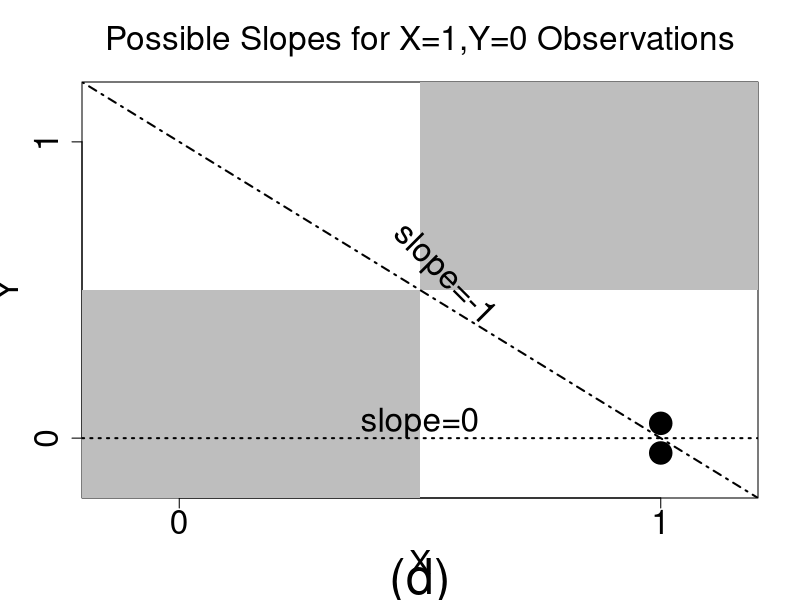
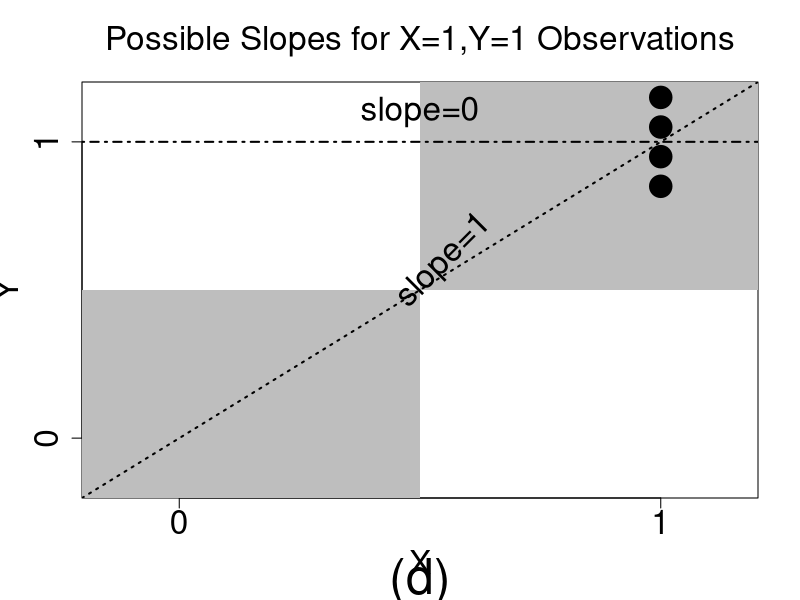
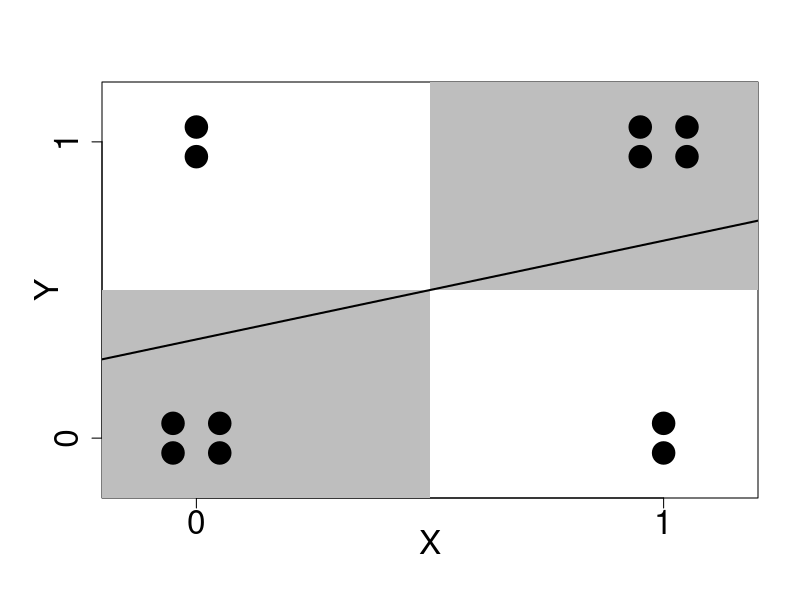
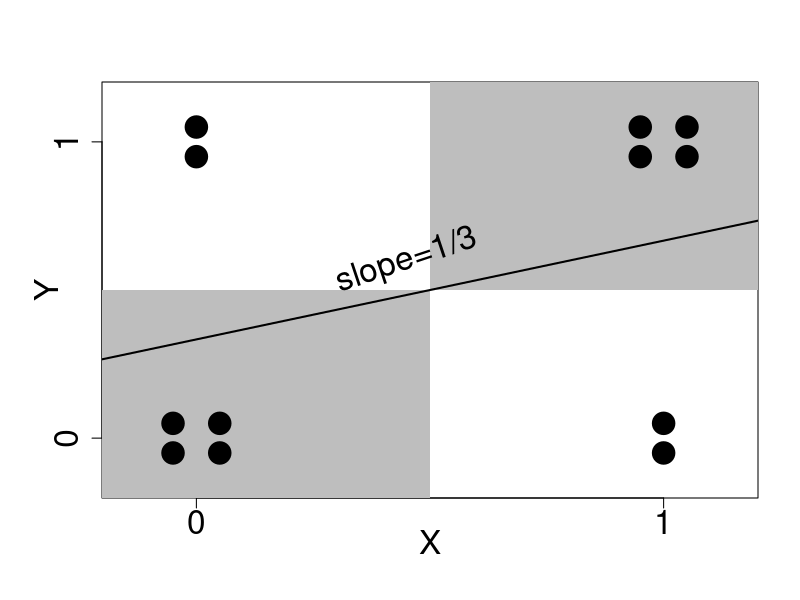
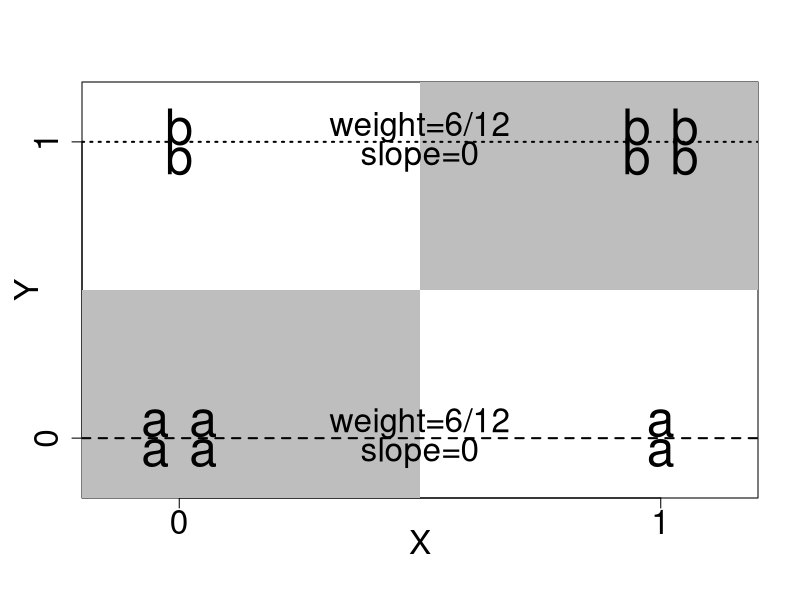
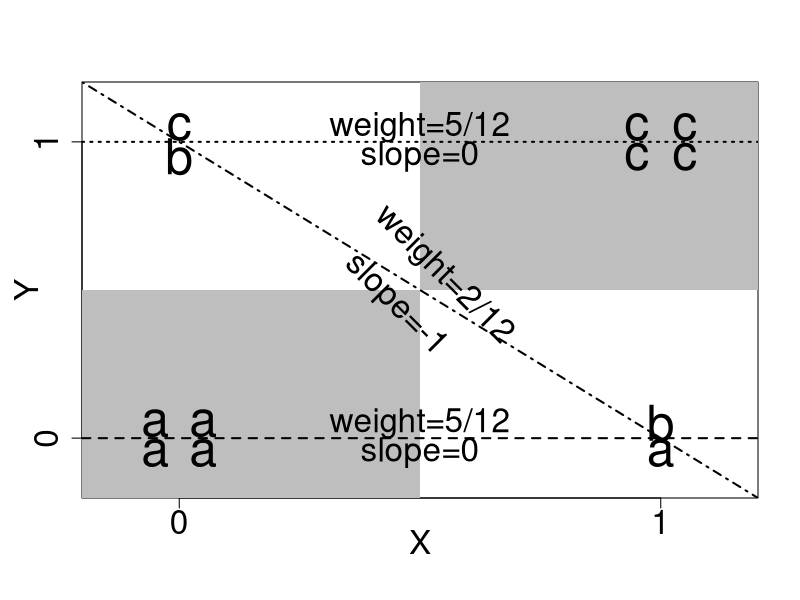
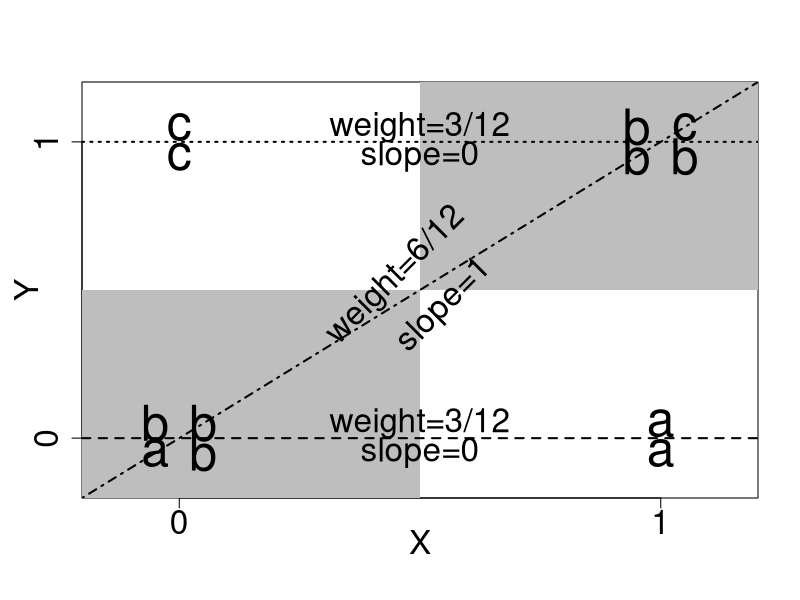
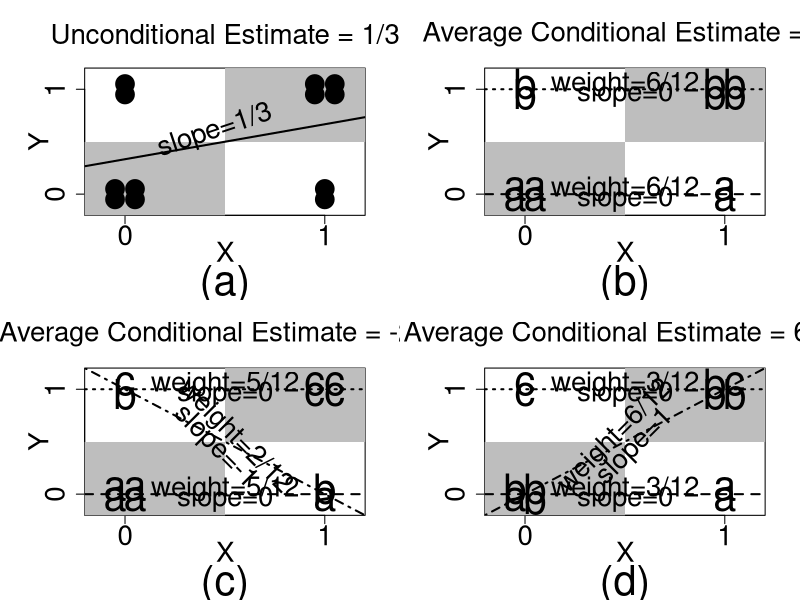

Recreate these plots in R, in order.
### Figures ###

x <- c(-.05,.05,-.05,.05,rep(0,2),rep(1,2),.95,.95,1.05,1.05)
#w <- c(rep(0,7),rep(1,3),rep(0,2),rep(1,3))
y <- c(-.05,-.05,.05,.05,.95,1.05,-.05,.05,.95,1.05,.95,1.05)


pdf("BoundRegMatchPosA.pdf", width=12, height=12, version="1.4", bg="white", pointsize=11,
    family="Times")

par(mar=c(5,5,4,2)+.1)
plot(x,y,type="n",xlab="",ylab="",xlim=c(-.15,1.15),ylim=c(-.15,1.15),cex.sub=3,cex.main=2,cex.lab=2, xaxt="n", yaxt="n")
axis(side=1,at=c(0,1),cex.axis=2)
axis(side=2,at=c(0,1),cex.axis=2)
title(xlab="X",line=2,cex.lab=2)
title(ylab="Y",line=2,cex.lab=2)
polygon(x=c(-1,.5,.5,-1),y=c(-1,-1,.5,.5),border=NA,col="gray")
polygon(x=c(.5,2,2,.5),y=c(.5,.5,2,2),border=NA,col="gray")
points(x=x,y=y,pch=19,cex=3)
abline(a=1/3,b=1/3,lwd=2)
#text(x=.45,y=.6,label="slope=1/3",cex=2,srt=atan(1/3)*2/pi*90)

dev.off()

pdf("BoundRegMatchPosB.pdf", width=12, height=12, version="1.4", bg="white", pointsize=11,
    family="Times")

par(mar=c(5,5,4,2)+.1)
plot(x,y,type="n",xlab="",ylab="",xlim=c(-.15,1.15),ylim=c(-.15,1.15),cex.sub=3,cex.main=2,cex.lab=2, xaxt="n", yaxt="n")
axis(side=1,at=c(0,1),cex.axis=2)
axis(side=2,at=c(0,1),cex.axis=2)
title(xlab="X",line=2,cex.lab=2)
title(ylab="Y",line=2,cex.lab=2)
polygon(x=c(-1,.5,.5,-1),y=c(-1,-1,.5,.5),border=NA,col="gray")
polygon(x=c(.5,2,2,.5),y=c(.5,.5,2,2),border=NA,col="gray")
points(x=x,y=y,pch=19,cex=3)
abline(a=1/3,b=1/3,lwd=2)
text(x=.45,y=.6,label="slope=1/3",cex=2,srt=atan(1/3)*2/pi*90)

dev.off()

pdf("BoundRegMatchZero.pdf", width=12, height=12, version="1.4", bg="white", pointsize=11,
    family="Times")

plot(x,y,type="n",xlab="",ylab="",xlim=c(-.15,1.15),ylim=c(-.15,1.15),cex.sub=3,cex.lab=2,cex.main=2, xaxt="n", yaxt="n")
axis(side=1,at=c(0,1),cex.axis=2)
axis(side=2,at=c(0,1),cex.axis=2)
title(xlab="X",line=2,cex.lab=2)
title(ylab="Y",line=2,cex.lab=2)
polygon(x=c(-1,.5,.5,-1),y=c(-1,-1,.5,.5),border=NA,col="gray")
polygon(x=c(.5,2,2,.5),y=c(.5,.5,2,2),border=NA,col="gray")
text(x=c(-.05,.05,-.05,.05),y=c(-.05,-.05,.05,.05),labels=rep("a",4),cex=3)
text(x=c(0,0),y=c(.95,1.05),labels=rep("b",2),cex=3)
text(x=c(.95,.95,1.05,1.05),y=c(.95,1.05,.95,1.05),labels=rep("b",4),cex=3)
text(x=c(1,1),y=c(-.05,.05),labels=rep("a",2),cex=3)
abline(h=c(0,1),lty=c(2,3),lwd=2)
text(x=.5,y=.05,label="weight=6/12",cex=2)
text(x=.5,y=-.05,label="slope=0",cex=2)
text(x=.5,y=1.05,label="weight=6/12",cex=2)
text(x=.5,y=.95,label="slope=0",cex=2)
#legend(x=-.05,y=.6,legend=c("first stratum","second stratum"),pch=c("x","o"),cex=2)
dev.off()

pdf("BoundRegMatchNeg.pdf", width=12, height=12, version="1.4", bg="white", pointsize=11,
    family="Times")

plot(x,y,type="n",xlab="",ylab="",xlim=c(-.15,1.15),ylim=c(-.15,1.15),cex.main=2, xaxt="n", yaxt="n")
axis(side=1,at=c(0,1),cex.axis=2)
axis(side=2,at=c(0,1),cex.axis=2)
title(xlab="X",line=2,cex.lab=2)
title(ylab="Y",line=2,cex.lab=2)
polygon(x=c(-1,.5,.5,-1),y=c(-1,-1,.5,.5),border=NA,col="gray")
polygon(x=c(.5,2,2,.5),y=c(.5,.5,2,2),border=NA,col="gray")
text(x=c(-.05,.05,-.05,.05),y=c(-.05,-.05,.05,.05),labels=rep("a",4),cex=3)
text(x=c(0,0),y=c(.95,1.05),labels=c("b","c"),cex=3)
text(x=c(.95,.95,1.05,1.05),y=c(.95,1.05,.95,1.05),labels=rep("c",4),cex=3)
text(x=c(1,1),y=c(-.05,.05),labels=c("a","b"),cex=3)
abline(h=c(0,1),lty=c(2,3),lwd=2)
abline(a=1,b=-1,lty=4,lwd=2)
text(x=.5,y=.05,label="weight=5/12",cex=2)
text(x=.5,y=-.05,label="slope=0",cex=2)
text(x=.5,y=1.05,label="weight=5/12",cex=2)
text(x=.5,y=.95,label="slope=0",cex=2)
text(x=.55,y=.55,label="weight=2/12",cex=2,srt=-45)
text(x=.45,y=.45,label="slope=-1",cex=2,srt=-45)
#legend(x=-.05,y=.6,legend=c("first stratum","second stratum"),pch=c("x","o"),cex=2)

dev.off()

pdf("BoundRegMatchBigPos.pdf", width=12, height=12, version="1.4", bg="white", pointsize=11,
    family="Times")

plot(x,y,type="n",xlab="",ylab="",xlim=c(-.15,1.15),ylim=c(-.15,1.15),cex.sub=3,cex.lab=2,cex.main=2, xaxt="n", yaxt="n")
axis(side=1,at=c(0,1),cex.axis=2)
axis(side=2,at=c(0,1),cex.axis=2)
title(xlab="X",line=2,cex.lab=2)
title(ylab="Y",line=2,cex.lab=2)
polygon(x=c(-1,.5,.5,-1),y=c(-1,-1,.5,.5),border=NA,col="gray")
polygon(x=c(.5,2,2,.5),y=c(.5,.5,2,2),border=NA,col="gray")
text(x=c(-.05,.05,-.05,.05),y=c(-.05,-.05,.05,.05),labels=c("a",rep("b",3)),cex=3)
text(x=c(0,0),y=c(.95,1.05),labels=c("c","c"),cex=3)
text(x=c(.95,.95,1.05,1.05),y=c(.95,1.05,.95,1.05),labels=c(rep("b",3),"c"),cex=3)
text(x=c(1,1),y=c(-.05,.05),labels=c("a","a"),cex=3)
abline(h=c(0,1),lty=c(2,3),lwd=2)
abline(a=0,b=1,lty=4,lwd=2)
text(x=.5,y=.05,label="weight=3/12",cex=2)
text(x=.5,y=-.05,label="slope=0",cex=2)
text(x=.5,y=1.05,label="weight=3/12",cex=2)
text(x=.5,y=.95,label="slope=0",cex=2)
text(x=.45,y=.55,label="weight=6/12",cex=2,srt=45)
text(x=.55,y=.45,label="slope=1",cex=2,srt=45)

dev.off()



pdf("BoundRegMatch3.pdf", width=12, height=12, version="1.4", bg="white", pointsize=11,
    family="Times")

par(mfrow=c(2,2))
par(mar=c(5,5,4,2)+.1)
plot(x,y,type="n",xlab="",ylab="",xlim=c(-.15,1.15),ylim=c(-.15,1.15),sub="(a)",cex.sub=3,main=expression("Unconditional Estimate = 1/3"),cex.main=2,cex.lab=2, xaxt="n", yaxt="n")
axis(side=1,at=c(0,1),cex.axis=2)
axis(side=2,at=c(0,1),cex.axis=2)
title(xlab="X",line=2,cex.lab=2)
title(ylab="Y",line=2,cex.lab=2)
polygon(x=c(-1,.5,.5,-1),y=c(-1,-1,.5,.5),border=NA,col="gray")
polygon(x=c(.5,2,2,.5),y=c(.5,.5,2,2),border=NA,col="gray")
points(x=x,y=y,pch=19,cex=3)
abline(a=1/3,b=1/3,lwd=2)
text(x=.45,y=.6,label="slope=1/3",cex=2,srt=atan(1/3)*2/pi*90)

plot(x,y,type="n",xlab="",ylab="",xlim=c(-.15,1.15),ylim=c(-.15,1.15),sub="(b)",cex.sub=3,cex.lab=2,main=expression(paste("Average Conditional Estimate = 0")),cex.main=2, xaxt="n", yaxt="n")
axis(side=1,at=c(0,1),cex.axis=2)
axis(side=2,at=c(0,1),cex.axis=2)
title(xlab="X",line=2,cex.lab=2)
title(ylab="Y",line=2,cex.lab=2)
polygon(x=c(-1,.5,.5,-1),y=c(-1,-1,.5,.5),border=NA,col="gray")
polygon(x=c(.5,2,2,.5),y=c(.5,.5,2,2),border=NA,col="gray")
text(x=c(-.05,.05,-.05,.05),y=c(-.05,-.05,.05,.05),labels=rep("a",4),cex=3)
text(x=c(0,0),y=c(.95,1.05),labels=rep("b",2),cex=3)
text(x=c(.95,.95,1.05,1.05),y=c(.95,1.05,.95,1.05),labels=rep("b",4),cex=3)
text(x=c(1,1),y=c(-.05,.05),labels=rep("a",2),cex=3)
abline(h=c(0,1),lty=c(2,3),lwd=2)
text(x=.5,y=.05,label="weight=6/12",cex=2)
text(x=.5,y=-.05,label="slope=0",cex=2)
text(x=.5,y=1.05,label="weight=6/12",cex=2)
text(x=.5,y=.95,label="slope=0",cex=2)
#legend(x=-.05,y=.6,legend=c("first stratum","second stratum"),pch=c("x","o"),cex=2)

plot(x,y,type="n",xlab="",ylab="",xlim=c(-.15,1.15),ylim=c(-.15,1.15),sub="(c)",cex.sub=3,cex.lab=2,main=expression(paste("Average Conditional Estimate = -2/12")),cex.main=2, xaxt="n", yaxt="n")
axis(side=1,at=c(0,1),cex.axis=2)
axis(side=2,at=c(0,1),cex.axis=2)
title(xlab="X",line=2,cex.lab=2)
title(ylab="Y",line=2,cex.lab=2)
polygon(x=c(-1,.5,.5,-1),y=c(-1,-1,.5,.5),border=NA,col="gray")
polygon(x=c(.5,2,2,.5),y=c(.5,.5,2,2),border=NA,col="gray")
text(x=c(-.05,.05,-.05,.05),y=c(-.05,-.05,.05,.05),labels=rep("a",4),cex=3)
text(x=c(0,0),y=c(.95,1.05),labels=c("b","c"),cex=3)
text(x=c(.95,.95,1.05,1.05),y=c(.95,1.05,.95,1.05),labels=rep("c",4),cex=3)
text(x=c(1,1),y=c(-.05,.05),labels=c("a","b"),cex=3)
abline(h=c(0,1),lty=c(2,3),lwd=2)
abline(a=1,b=-1,lty=4,lwd=2)
text(x=.5,y=.05,label="weight=5/12",cex=2)
text(x=.5,y=-.05,label="slope=0",cex=2)
text(x=.5,y=1.05,label="weight=5/12",cex=2)
text(x=.5,y=.95,label="slope=0",cex=2)
text(x=.55,y=.55,label="weight=2/12",cex=2,srt=-45)
text(x=.45,y=.45,label="slope=-1",cex=2,srt=-45)
#legend(x=-.05,y=.6,legend=c("first stratum","second stratum"),pch=c("x","o"),cex=2)

plot(x,y,type="n",xlab="",ylab="",xlim=c(-.15,1.15),ylim=c(-.15,1.15),sub="(d)",cex.sub=3,cex.lab=2,main=expression(paste("Average Conditional Estimate = 6/12")),cex.main=2, xaxt="n", yaxt="n")
axis(side=1,at=c(0,1),cex.axis=2)
axis(side=2,at=c(0,1),cex.axis=2)
title(xlab="X",line=2,cex.lab=2)
title(ylab="Y",line=2,cex.lab=2)
polygon(x=c(-1,.5,.5,-1),y=c(-1,-1,.5,.5),border=NA,col="gray")
polygon(x=c(.5,2,2,.5),y=c(.5,.5,2,2),border=NA,col="gray")
text(x=c(-.05,.05,-.05,.05),y=c(-.05,-.05,.05,.05),labels=c("a",rep("b",3)),cex=3)
text(x=c(0,0),y=c(.95,1.05),labels=c("c","c"),cex=3)
text(x=c(.95,.95,1.05,1.05),y=c(.95,1.05,.95,1.05),labels=c(rep("b",3),"c"),cex=3)
text(x=c(1,1),y=c(-.05,.05),labels=c("a","a"),cex=3)
abline(h=c(0,1),lty=c(2,3),lwd=2)
abline(a=0,b=1,lty=4,lwd=2)
text(x=.5,y=.05,label="weight=3/12",cex=2)
text(x=.5,y=-.05,label="slope=0",cex=2)
text(x=.5,y=1.05,label="weight=3/12",cex=2)
text(x=.5,y=.95,label="slope=0",cex=2)
text(x=.45,y=.55,label="weight=6/12",cex=2,srt=45)
text(x=.55,y=.45,label="slope=1",cex=2,srt=45)

dev.off()

####### Old Plots #########



plot(x,y,type="n",xlab="X",ylab="Y",xlim=c(-.15,1.15),ylim=c(-.15,1.15),sub="(d)",cex.sub=3,main=expression("Possible Slopes for X=1,Y=0 Observations"),cex.main=2,cex.lab=2, xaxt="n", yaxt="n")
axis(side=1,at=c(0,1),cex.axis=2)
axis(side=2,at=c(0,1),cex.axis=2)
polygon(x=c(-1,.5,.5,-1),y=c(-1,-1,.5,.5),border=NA,col="gray")
polygon(x=c(.5,2,2,.5),y=c(.5,.5,2,2),border=NA,col="gray")
points(x=rep(1,2),y=c(-.05,.05),pch=19,cex=3)
abline(h=0,lty=3,lwd=2)
text(x=.5,y=.05,label="slope=0",cex=2)
abline(a=1,b=-1,lty=4,lwd=2)
text(x=.55,y=.55,label="slope=-1",cex=2,srt=-45)
#legend(x=.5,y=1,legend=c("upper bounds","lower bounds"),lty=c(3,4),lwd=2,cex=2)


plot(x,y,type="n",xlab="X",ylab="Y",xlim=c(-.15,1.15),ylim=c(-.15,1.15),sub="(d)",cex.sub=3,cex.lab=2,main=expression("Possible Slopes for X=1,Y=1 Observations"),cex.main=2, xaxt="n", yaxt="n")
axis(side=1,at=c(0,1),cex.axis=2)
axis(side=2,at=c(0,1),cex.axis=2)
polygon(x=c(-1,.5,.5,-1),y=c(-1,-1,.5,.5),border=NA,col="gray")
polygon(x=c(.5,2,2,.5),y=c(.5,.5,2,2),border=NA,col="gray")
points(x=rep(1,4),y=c(.85,.95,1.05,1.15),pch=19,cex=3)
abline(h=1,lty=4,lwd=2)
text(x=.5,y=1.1,label="slope=0",cex=2)
abline(a=0,b=1,lty=3,lwd=2)
text(x=.55,y=.6,label="slope=1",cex=2,srt=45)
#legend(x=.5,y=.2,legend=c("upper bounds","lower bounds"),lty=c(3,4),lwd=2,cex=2)

dev.off()

x <- c(rep(0,3),rep(1,3))
#w <- c(rep(0,7),rep(1,3),rep(0,2),rep(1,3))
y <- c(rep(0,2),rep(1,1),rep(0,1),rep(1,2))



pdf("BoundRegMatch.pdf", width=12, height=12, version="1.4", bg="white", pointsize=11,
    family="Times")

par(mfrow=c(1,2))
plot(x,y,type="n",xlab="",ylab="",xlim=c(-.15,1.15),ylim=c(-.15,1.15),sub="(a)",cex.sub=3,main=expression("Estimate = 1/3"),cex.main=2, xaxt="n", yaxt="n")
axis(side=1,at=c(0,1),cex.axis=2)
axis(side=2,at=c(0,1),cex.axis=2)
points(x=rep(1,3),y=c(0,.95,1.05),pch=19,cex=3)
points(x=rep(0,3),y=c(-.05,.05,1),pch=19,cex=3)
abline(lm(y~x),lwd=2)
text(x=.45,y=.6,label="slope=1/3",cex=2,srt=atan(1/3)*2/pi*90)

plot(x,y,type="n",xlab="",ylab="",xlim=c(-.15,1.15),ylim=c(-.15,1.15),sub="(b)",cex.sub=3,main=expression(paste("Estimate = ",3/6%*%0 + 3/6%*%0)),cex.main=2, xaxt="n", yaxt="n")
axis(side=1,at=c(0,1),cex.axis=2)
axis(side=2,at=c(0,1),cex.axis=2)
text(x=rep(1,3),y=c(0,.95,1.05),labels=c("1","0","0"),cex=3)
text(x=rep(0,3),y=c(-.05,.05,1),labels=c("1","1","0"),cex=3)
abline(h=c(0,1),lty=2,lwd=2)
text(x=.5,y=.05,label="weight=3/6",cex=2)
text(x=.5,y=-.05,label="slope=0",cex=2)
text(x=.5,y=1.05,label="weight=3/6",cex=2)
text(x=.5,y=.95,label="slope=0",cex=2)
#legend(x=-.05,y=.6,legend=c("first stratum","second stratum"),pch=c("1","0"),cex=2)

dev.off()



plot(x,y,type="n",xlab="",ylab="",xlim=c(-.15,1.15),ylim=c(-.15,1.15),sub="(c)",cex.sub=3,main=expression("SATT Bounds for ''x'' = [-1,0]"),cex.main=2, xaxt="n", yaxt="n")
axis(side=1,at=c(0,1),cex.axis=2)
axis(side=2,at=c(0,1),cex.axis=2)
#text(x=rep(1,3),y=c(0,.95,1.05),labels=c("x","o","o"),cex=3)
text(x=1,y=0,labels=c("x"),cex=3)
#abline(h=1.05,lty=4,lwd=2)
#text(x=.5,y=1.1,label="slope=0",cex=2)
#abline(a=.05,b=1,lty=3,lwd=2)
#text(x=.75,y=.75,label="slope=1",cex=2,srt=55)
#abline(h=.95,lty=4,lwd=2)
#text(x=.5,y=1,label="slope=0",cex=2)
#abline(a=-.05,b=1,lty=3,lwd=2)
#text(x=.65,y=.755,label="slope=1",cex=2,srt=55)
abline(h=0,lty=3,lwd=2)
text(x=.5,y=.05,label="slope=0",cex=2)
abline(a=1,b=-1,lty=4,lwd=2)
text(x=.55,y=.55,label="slope=-1",cex=2,srt=-45)
legend(x=.5,y=1,legend=c("upper bounds","lower bounds"),lty=c(3,4),lwd=2,cex=2)

plot(x,y,type="n",xlab="",ylab="",xlim=c(-.15,1.15),ylim=c(-.15,1.15),sub="(d)",cex.sub=3,main=expression("SATT Bounds for ''o'' = [0,1]"),cex.main=2, xaxt="n", yaxt="n")
axis(side=1,at=c(0,1),cex.axis=2)
axis(side=2,at=c(0,1),cex.axis=2)
text(x=rep(1,2),y=c(.95,1.05),labels=c("o","o"),cex=3)
abline(h=1,lty=4,lwd=2)
text(x=.5,y=1.1,label="slope=0",cex=2)
abline(a=0,b=1,lty=3,lwd=2)
text(x=.55,y=.6,label="slope=1",cex=2,srt=45)

legend(x=.5,y=.2,legend=c("upper bounds","lower bounds"),lty=c(3,4),lwd=2,cex=2)

dev.off()
